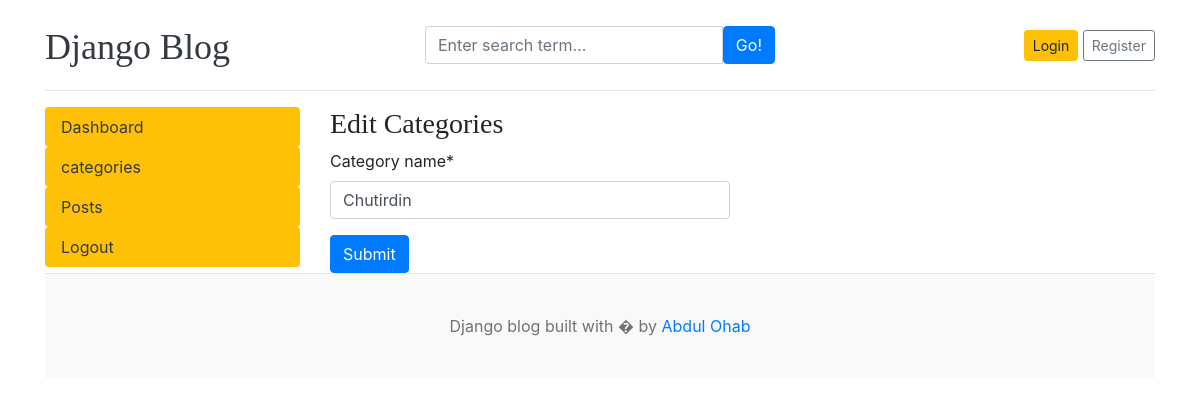
The page /dashboard/category_1/edit/12 on the database as committed earlier.
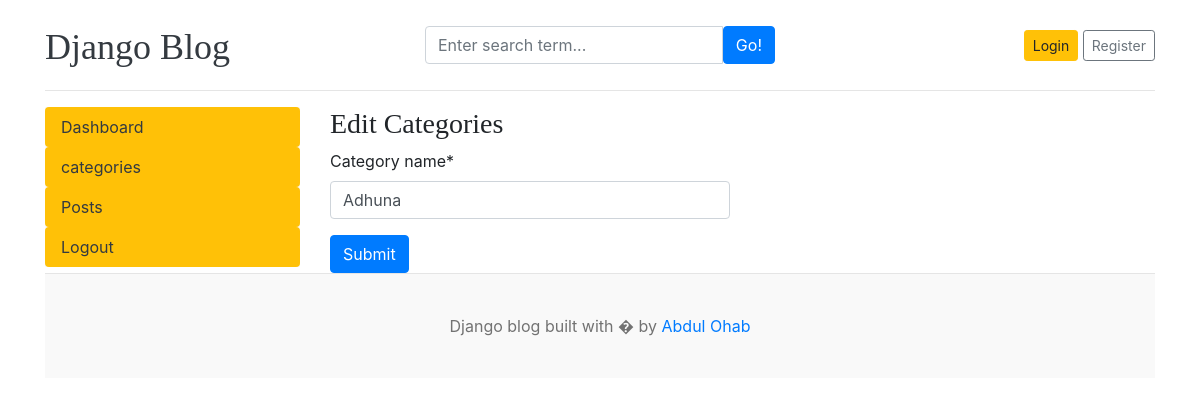
The same page on the database as committed later.
### home/models.py (models this page shows, shortened)
class Category(models.Model):
    category_name=models.CharField(max_length=50,unique=True)
    created_at=models.DateTimeField(auto_now_add=True)
    updated_at=models.DateTimeField(auto_now=True)

### dashboard/views.py (the view)
# urls.py: path('category_1/edit/<int:pk>',views.editCategory,name='editCategoryPage'),
def editCategory(request,pk):
    cat=get_object_or_404(Category,pk=pk)
    if request.method=='POST':
        form=CategoryForm(request.POST,instance=cat)
        if form.is_valid():
            form.save()
            return redirect('category_1Page')
    form=CategoryForm( instance=cat)
    context={
        'form':form,
        'cat':cat
    }
    return render(request,'editCategory.html',context)

### dashboard/forms.py
class CategoryForm(forms.ModelForm):
    class Meta:
        model=Category
        fields= '__all__'

### templates/editCategory.html (shortened to what this page needs)
{% extends 'base.html' %}
{% block content %}
<div class="row">
    {% include 'leftSideBar.html' %}
    {% load crispy_forms_tags %}
    <div class="col-md-9">
        <h3 > Edit Categories</h3>
    <form action="{% url 'editCategoryPage' cat.id %}" method="POST" style=" width: 400px; " >
        {{form | crispy }}
        <button type="submit"  class="btn btn-primary">Submit</button>
    </form>
    </div>
</div>
{% endblock %}

Rows that differ between the two databases and show on the page:
changed Category: category_name "Chutirdin" → "Adhuna"
